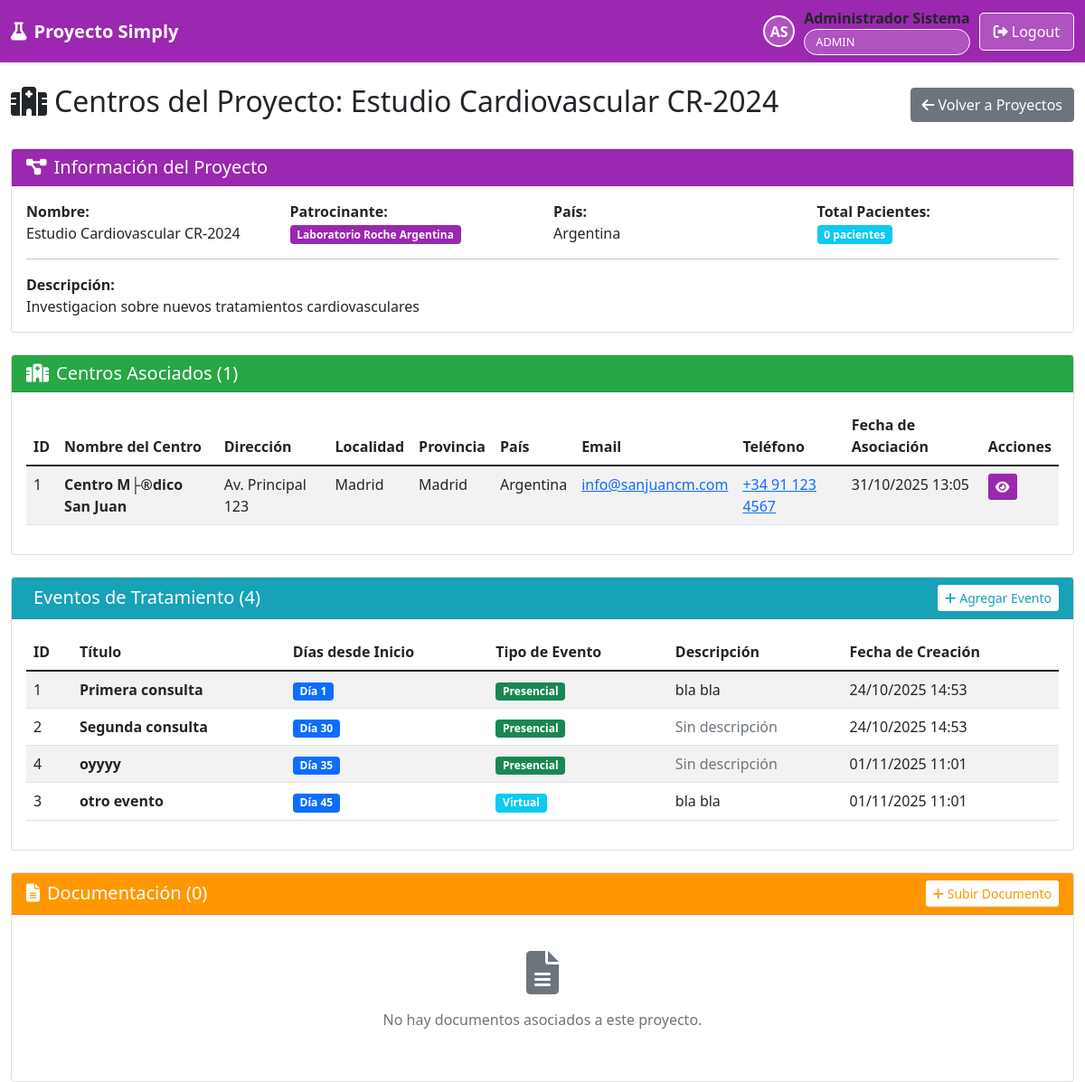
The app's page /site_admin/centros_proyecto.php?id=1 (signed in) with its own data.
### tables this page shows
CREATE TABLE IF NOT EXISTS `proyectos` (
  `id` int(11) NOT NULL AUTO_INCREMENT,
  `nombre` varchar(255) NOT NULL,
  `patrocinante_id` int(11) NOT NULL,
  `descripcion` text DEFAULT NULL,
  `fecha_alta` timestamp NOT NULL DEFAULT current_timestamp(),
  `activo` tinyint(1) DEFAULT 1,
  PRIMARY KEY (`id`),
  KEY `patrocinante_id` (`patrocinante_id`)
);

CREATE TABLE IF NOT EXISTS `laboratorios` (
  `id` int(11) NOT NULL AUTO_INCREMENT,
  `nombre` varchar(255) NOT NULL,
  `pais` varchar(100) NOT NULL,
  `fecha_alta` timestamp NOT NULL DEFAULT current_timestamp(),
  `activo` tinyint(1) DEFAULT 1,
  PRIMARY KEY (`id`)
);

CREATE TABLE IF NOT EXISTS `centros_proyectos` (
  `id` int(11) NOT NULL AUTO_INCREMENT,
  `centro_id` int(11) NOT NULL,
  `proyecto_id` int(11) NOT NULL,
  `fecha_asociacion` timestamp NOT NULL DEFAULT current_timestamp(),
  `activo` tinyint(1) DEFAULT 1,
  PRIMARY KEY (`id`),
  UNIQUE KEY `unique_centro_proyecto` (`centro_id`,`proyecto_id`),
  KEY `proyecto_id` (`proyecto_id`)
);

CREATE TABLE IF NOT EXISTS `centros` (
  `id` int(11) NOT NULL AUTO_INCREMENT,
  `nombre` varchar(255) NOT NULL,
  `direccion` varchar(500) NOT NULL,
  `localidad` varchar(100) NOT NULL,
  `provincia` varchar(100) NOT NULL,
  `pais` varchar(100) NOT NULL,
  `email_referencia` varchar(255) DEFAULT NULL,
  `email_referencia_2` varchar(255) DEFAULT NULL,
  `telefono` varchar(50) DEFAULT NULL,
  `fecha_alta` timestamp NOT NULL DEFAULT current_timestamp(),
  `activo` tinyint(1) DEFAULT 1,
  PRIMARY KEY (`id`)
);

CREATE TABLE IF NOT EXISTS `eventos_tratamiento` (
  `id` int(11) NOT NULL AUTO_INCREMENT,
  `proyecto_id` int(11) NOT NULL,
  `titulo` varchar(255) NOT NULL,
  `descripcion` text DEFAULT NULL,
  `dias_desde_inicio` int(11) NOT NULL,
  `tipo_evento` enum('Presencial','Virtual','Llamado','Otro') NOT NULL,
  `fecha_creacion` timestamp NOT NULL DEFAULT current_timestamp(),
  `activo` tinyint(1) DEFAULT 1,
  PRIMARY KEY (`id`),
  KEY `proyecto_id` (`proyecto_id`)
);

### site_admin/centros_proyecto.php (the view, shortened to what this page needs)
<?php
$database = new Database();
$db = $database->getConnection();
$proyecto_id = $_GET['id'] ?? null;
$stmt = $db->prepare("
    SELECT p.*, l.nombre as laboratorio_nombre, l.pais as laboratorio_pais
    FROM proyectos p
    JOIN laboratorios l ON p.patrocinante_id = l.id
    WHERE p.id = ? AND p.activo = 1
");
$stmt->execute([$proyecto_id]);
$proyecto = $stmt->fetch();
$stmt = $db->prepare("
    SELECT c.*, cp.fecha_asociacion
    FROM centros c
    INNER JOIN centros_proyectos cp ON c.id = cp.centro_id
    WHERE cp.proyecto_id = ? AND cp.activo = 1 AND c.activo = 1
    ORDER BY c.nombre
");
$stmt->execute([$proyecto_id]);
$centros = $stmt->fetchAll();
$stmt = $db->prepare("SELECT COUNT(*) as total FROM pacientes WHERE proyecto_id = ? AND activo = 1");
$stmt->execute([$proyecto_id]);
$totalPacientes = $stmt->fetch()['total'];
$stmt = $db->prepare("
    SELECT * FROM eventos_tratamiento
    WHERE proyecto_id = ? AND activo = 1
    ORDER BY dias_desde_inicio ASC
");
$stmt->execute([$proyecto_id]);
$eventos = $stmt->fetchAll();
$stmt = $db->prepare("
    SELECT * FROM documentos_proyecto
    WHERE proyecto_id = ? AND activo = 1
    ORDER BY fecha_subida DESC
");
$stmt->execute([$proyecto_id]);
$documentos = $stmt->fetchAll();
?>
<?php
include '../includes/header.php';
?>
<div class="row">
    <div class="col-12">
        <div class="d-flex justify-content-between align-items-center mb-4">
            <h2>
                <i class="fas fa-hospital me-2"></i>Centros del Proyecto: <?php echo htmlspecialchars($proyecto['nombre']); ?>
            </h2>
            <a href="proyectos.php" class="btn btn-secondary">
                <i class="fas fa-arrow-left me-1"></i>Volver a Proyectos
            </a>
        </div>
    </div>
</div>
<div class="row mb-4">
    <div class="col-12">
        <div class="card">
            <div class="card-header" style="background: #9C27B0; color: white;">
                <h5 class="mb-0">
                    <i class="fas fa-project-diagram me-2"></i>Información del Proyecto
                </h5>
            </div>
            <div class="card-body">
                <div class="row">
                    <div class="col-md-3">
                        <strong>Nombre:</strong><br>
                        <?php echo htmlspecialchars($proyecto['nombre']); ?>
                    </div>
                    <div class="col-md-3">
                        <strong>Patrocinante:</strong><br>
                        <span class="badge" style="background: #9C27B0; color: white;">
                            <?php echo htmlspecialchars($proyecto['laboratorio_nombre']); ?>
                        </span>
                    </div>
                    <div class="col-md-3">
                        <strong>País:</strong><br>
                        <?php echo htmlspecialchars($proyecto['laboratorio_pais']); ?>
                    </div>
                    <div class="col-md-3">
                        <strong>Total Pacientes:</strong><br>
                        <span class="badge bg-info"><?php echo $totalPacientes; ?> pacientes</span>
                    </div>
                </div>
                <hr>
                <div class="row">
                    <div class="col-12">
                        <strong>Descripción:</strong><br>
                        <?php echo htmlspecialchars($proyecto['descripcion']); ?>
                    </div>
                </div>
            </div>
        </div>
    </div>
</div>
<div class="row">
    <div class="col-12">
        <div class="card">
            <div class="card-header" style="background: #28a745; color: white;">
                <h5 class="mb-0">
                    <i class="fas fa-hospital me-2"></i>Centros Asociados (<?php echo count($centros); ?>)
                </h5>
            </div>
            <div class="card-body">
                <?php if (empty($centros)): ?>
                    <div class="text-center text-muted py-4">
                        <i class="fas fa-info-circle fa-3x mb-3"></i>
                        <p>No hay centros asociados a este proyecto.</p>
                    </div>
                <?php else: ?>
                    <div class="table-responsive">
                        <table class="table table-striped table-hover">
                            <thead>
                                <tr>
                                    <th>ID</th>
                                    <th>Nombre del Centro</th>
                                    <th>Dirección</th>
                                    <th>Localidad</th>
                                    <th>Provincia</th>
                                    <th>País</th>
                                    <th>Email</th>
                                    <th>Teléfono</th>
                                    <th>Fecha de Asociación</th>
                                    <th>Acciones</th>
                                </tr>
                            </thead>
                            <tbody>
                                <?php foreach ($centros as $centro): ?>
                                <tr>
                                    <td><?php echo $centro['id']; ?></td>
                                    <td><strong><?php echo htmlspecialchars($centro['nombre']); ?></strong></td>
                                    <td><?php echo htmlspecialchars($centro['direccion']); ?></td>
                                    <td><?php echo htmlspecialchars($centro['localidad']); ?></td>
                                    <td><?php echo htmlspecialchars($centro['provincia']); ?></td>
                                    <td><?php echo htmlspecialchars($centro['pais']); ?></td>
                                    <td>
                                        <?php if ($centro['email_referencia']): ?>
                                            <a href="mailto:<?php echo htmlspecialchars($centro['email_referencia']); ?>">
                                                <?php echo htmlspecialchars($centro['email_referencia']); ?>
                                            </a>
                                        <?php else: ?>
                                            <span class="text-muted">-</span>
                                        <?php endif; ?>
                                    </td>
                                    <td>
                                        <?php if ($centro['telefono']): ?>
                                            <a href="tel:<?php echo htmlspecialchars($centro['telefono']); ?>">
                                                <?php echo htmlspecialchars($centro['telefono']); ?>
                                            </a>
                                        <?php else: ?>
                                            <span class="text-muted">-</span>
                                        <?php endif; ?>
                                    </td>
                                    <td><?php echo date('d/m/Y H:i', strtotime($centro['fecha_asociacion'])); ?></td>
                                    <td>
                                        <a href="ver_centro.php?id=<?php echo $centro['id']; ?>" class="btn btn-sm" style="background: #9C27B0; color: white; border: none;" title="Ver Ficha del Centro">
                                            <i class="fas fa-eye"></i>
                                        </a>
                                    </td>
                                </tr>
                                <?php endforeach; ?>
                            </tbody>
                        </table>
                    </div>
                <?php endif; ?>
            </div>
        </div>
    </div>
</div>
<div class="row mt-4">
    <div class="col-12">
        <div class="card">
            <div class="card-header d-flex justify-content-between align-items-center" style="background: #17a2b8; color: white;">
                <h5 class="mb-0">
                    <i class="fas fa-calendar-medical me-2"></i>Eventos de Tratamiento (<?php echo count($eventos); ?>)
                </h5>
                <button class="btn btn-sm" style="background: white; color: #17a2b8; border: none;" data-bs-toggle="modal" data-bs-target="#nuevoEventoModal">
                    <i class="fas fa-plus me-1"></i>Agregar Evento
                </button>
            </div>
            <div class="card-body">
                <?php if (empty($eventos)): ?>
                    <div class="text-center text-muted py-4">
                        <i class="fas fa-info-circle fa-3x mb-3"></i>
                        <p>No hay eventos de tratamiento asociados a este proyecto.</p>
                    </div>
                <?php else: ?>
                    <div class="table-responsive">
                        <table class="table table-striped table-hover">
                            <thead>
                                <tr>
                                    <th>ID</th>
                                    <th>Título</th>
                                    <th>Días desde Inicio</th>
                                    <th>Tipo de Evento</th>
                                    <th>Descripción</th>
                                    <th>Fecha de Creación</th>
                                </tr>
                            </thead>
                            <tbody>
                                <?php foreach ($eventos as $evento): ?>
                                <tr>
                                    <td><?php echo $evento['id']; ?></td>
                                    <td><strong><?php echo htmlspecialchars($evento['titulo']); ?></strong></td>
                                    <td>
                                        <span class="badge bg-primary">Día <?php echo $evento['dias_desde_inicio']; ?></span>
                                    </td>
                                    <td>
                                        <?php
                                        $badgeColors = [
                                            'Presencial' => 'bg-success',
                                            'Virtual' => 'bg-info',
                                            'Llamado' => 'bg-warning',
                                            'Otro' => 'bg-secondary'
                                        ];
                                        $color = $badgeColors[$evento['tipo_evento']] ?? 'bg-secondary';
                                        ?>
                                        <span class="badge <?php echo $color; ?>"><?php echo htmlspecialchars($evento['tipo_evento']); ?></span>
                                    </td>
                                    <td>
                                        <?php if ($evento['descripcion']): ?>
                                            <?php echo htmlspecialchars($evento['descripcion']); ?>
                                        <?php else: ?>
                                            <span class="text-muted">Sin descripción</span>
                                        <?php endif; ?>
                                    </td>
                                    <td><?php echo date('d/m/Y H:i', strtotime($evento['fecha_creacion'])); ?></td>
                                </tr>
                                <?php endforeach; ?>
                            </tbody>
                        </table>
                    </div>
                <?php endif; ?>
            </div>
        </div>
    </div>
</div>
<div class="row mt-4">
    <div class="col-12">
        <div class="card">
            <div class="card-header d-flex justify-content-between align-items-center" style="background: #FF9800; color: white;">
                <h5 class="mb-0">
                    <i class="fas fa-file-alt me-2"></i>Documentación (<?php echo count($documentos); ?>)
                </h5>
                <button class="btn btn-sm" style="background: white; color: #FF9800; border: none;" data-bs-toggle="modal" data-bs-target="#nuevoDocumentoModal">
                    <i class="fas fa-plus me-1"></i>Subir Documento
                </button>
            </div>
            <div class="card-body">
                <?php if (empty($documentos)): ?>
                    <div class="text-center text-muted py-4">
                        <i class="fas fa-file-alt fa-3x mb-3"></i>
                        <p>No hay documentos asociados a este proyecto.</p>
                    </div>
                <?php endif; ?>
            </div>
        </div>
    </div>
</div>
<?php include '../includes/footer.php'; ?>

### records on screen
proyectos: nombre "Estudio Cardiovascular CR-2024", patrocinante.nombre "Laboratorio Roche Argentina", patrocinante.pais "Argentina", descripcion "Investigacion sobre nuevos tratamientos cardiovasculares"
centros_proyectos: centro "1", centro.nombre "Centro M├®dico San Juan", centro.direccion "Av. Principal 123", centro.localidad "Madrid", centro.provincia "Madrid", centro.pais "Argentina", centro.email_referencia "info@sanjuancm.com", centro.telefono "+34 91 123 4567", fecha_asociacion "31/10/2025 13:05"
eventos_tratamiento: id "1", titulo "Primera consulta", dias_desde_inicio "1", tipo_evento "Presencial", descripcion "bla bla", fecha_creacion "24/10/2025 14:53"
eventos_tratamiento: id "2", titulo "Segunda consulta", dias_desde_inicio "30", tipo_evento "Presencial", shows "Sin descripción", fecha_creacion "24/10/2025 14:53"
eventos_tratamiento: id "4", titulo "oyyyy", dias_desde_inicio "35", tipo_evento "Presencial", shows "Sin descripción", fecha_creacion "01/11/2025 11:01"
eventos_tratamiento: id "3", titulo "otro evento", dias_desde_inicio "45", tipo_evento "Virtual", descripcion "bla bla", fecha_creacion "01/11/2025 11:01"

### other values on screen
substr($user['nombre'], 0, 1) . substr($user['apellido'], 0, 1) "AS"
$user['nombre'] . ' ' . $user['apellido'] "Administrador Sistema"
$user['rol'] "ADMIN"
$totalPacientes "0"
count($centros) "1"
count($eventos) "4"
count($documentos) "0"
